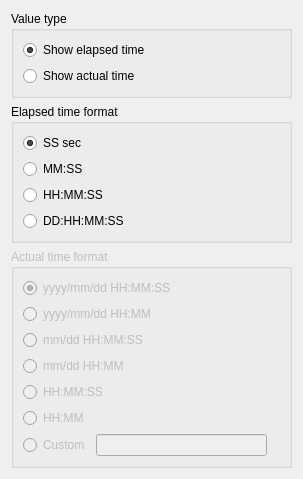
<?xml version="1.0" encoding="UTF-8"?>
<ui version="4.0">
 <class>TimeFormatEditWidget</class>
 <widget class="QWidget" name="TimeFormatEditWidget">
  <property name="geometry">
   <rect>
    <x>0</x>
    <y>0</y>
    <width>303</width>
    <height>406</height>
   </rect>
  </property>
  <property name="windowTitle">
   <string>Form</string>
  </property>
  <layout class="QVBoxLayout" name="verticalLayout_4">
   <item>
    <widget class="QGroupBox" name="valueTypeGroupBox">
     <property name="title">
      <string>Value type</string>
     </property>
     <layout class="QVBoxLayout" name="verticalLayout_2">
      <item>
       <widget class="QRadioButton" name="showElapsedRadioButton">
        <property name="text">
         <string>Show elapsed time</string>
        </property>
        <property name="checked">
         <bool>true</bool>
        </property>
       </widget>
      </item>
      <item>
       <widget class="QRadioButton" name="showActualRadioButton">
        <property name="text">
         <string>Show actual time</string>
        </property>
       </widget>
      </item>
     </layout>
    </widget>
   </item>
   <item>
    <widget class="QGroupBox" name="elapsedTimeFormatgroupBox">
     <property name="title">
      <string>Elapsed time format</string>
     </property>
     <layout class="QVBoxLayout" name="verticalLayout">
      <item>
       <widget class="QRadioButton" name="elapsedSSRadioButton">
        <property name="text">
         <string>SS sec</string>
        </property>
        <property name="checked">
         <bool>true</bool>
        </property>
       </widget>
      </item>
      <item>
       <widget class="QRadioButton" name="elapsedMMSSRadioButton">
        <property name="text">
         <string>MM:SS</string>
        </property>
       </widget>
      </item>
      <item>
       <widget class="QRadioButton" name="elapsedHHMMSSRadioButton">
        <property name="text">
         <string>HH:MM:SS</string>
        </property>
       </widget>
      </item>
      <item>
       <widget class="QRadioButton" name="elapsedDDHHMMSSRadioButton">
        <property name="text">
         <string>DD:HH:MM:SS</string>
        </property>
       </widget>
      </item>
     </layout>
    </widget>
   </item>
   <item>
    <widget class="QGroupBox" name="actualTimeFormatGroupBox">
     <property name="enabled">
      <bool>false</bool>
     </property>
     <property name="title">
      <string>Actual time format</string>
     </property>
     <layout class="QVBoxLayout" name="verticalLayout_3">
      <item>
       <widget class="QRadioButton" name="actualYYYYMMDDHHHHMMSSRadioButton">
        <property name="text">
         <string>yyyy/mm/dd HH:MM:SS</string>
        </property>
        <property name="checked">
         <bool>true</bool>
        </property>
       </widget>
      </item>
      <item>
       <widget class="QRadioButton" name="actualYYYYMMDDHHHHMMRadioButton">
        <property name="text">
         <string>yyyy/mm/dd HH:MM</string>
        </property>
       </widget>
      </item>
      <item>
       <widget class="QRadioButton" name="actualMMDDHHMMSSRadioButton">
        <property name="text">
         <string>mm/dd HH:MM:SS</string>
        </property>
       </widget>
      </item>
      <item>
       <widget class="QRadioButton" name="actualMMDDHHMMRadioButton">
        <property name="text">
         <string>mm/dd HH:MM</string>
        </property>
       </widget>
      </item>
      <item>
       <widget class="QRadioButton" name="actualHHMMSSRadioButton">
        <property name="text">
         <string>HH:MM:SS</string>
        </property>
       </widget>
      </item>
      <item>
       <widget class="QRadioButton" name="actualHHMMRadioButton">
        <property name="text">
         <string>HH:MM</string>
        </property>
       </widget>
      </item>
      <item>
       <layout class="QHBoxLayout" name="horizontalLayout" stretch="0,1,0">
        <item>
         <widget class="QRadioButton" name="actualCustomRadioButton">
          <property name="text">
           <string>Custom</string>
          </property>
         </widget>
        </item>
        <item>
         <widget class="QLineEdit" name="actualCustomLineEdit"/>
        </item>
        <item>
         <widget class="TooltipLabel" name="actualCustomHelpLabel">
          <property name="toolTip">
           <string>&lt;html&gt;&lt;head/&gt;&lt;body&gt;&lt;p&gt;You can use following symbols to define custom time format:&lt;/p&gt;&lt;ul&gt;&lt;li&gt;Year: YYYY, YY&lt;/li&gt;&lt;li&gt;Month: M, MM, MMM, MMMM (MMM for Jan etc., MMMM for January etc.)&lt;/li&gt;&lt;li&gt;Day: d, dd, ddd, dddd (ddd for Mon etc., dddd for Monday etc.)&lt;/li&gt;&lt;li&gt;Hour: H, HH, h, hh (h, hh for AM / PM display)&lt;/li&gt;&lt;li&gt;Minute: m, mm&lt;/li&gt;&lt;li&gt;Second: s, ss&lt;/li&gt;&lt;li&gt;AM / PM: A, a&lt;/li&gt;&lt;/ul&gt;&lt;/body&gt;&lt;/html&gt;</string>
          </property>
          <property name="text">
           <string/>
          </property>
          <property name="pixmap">
           <pixmap resource="../guibase.qrc">:/libs/guibase/images/iconQuestion.svg</pixmap>
          </property>
         </widget>
        </item>
       </layout>
      </item>
     </layout>
    </widget>
   </item>
   <item>
    <spacer name="verticalSpacer">
     <property name="orientation">
      <enum>Qt::Vertical</enum>
     </property>
     <property name="sizeHint" stdset="0">
      <size>
       <width>20</width>
       <height>2</height>
      </size>
     </property>
    </spacer>
   </item>
  </layout>
 </widget>
 <customwidgets>
  <customwidget>
   <class>TooltipLabel</class>
   <extends>QLabel</extends>
   <header>guibase/tooltiplabel.h</header>
  </customwidget>
 </customwidgets>
 <resources>
  <include location="../guibase.qrc"/>
 </resources>
 <connections>
  <connection>
   <sender>showElapsedRadioButton</sender>
   <signal>toggled(bool)</signal>
   <receiver>elapsedTimeFormatgroupBox</receiver>
   <slot>setEnabled(bool)</slot>
   <hints>
    <hint type="sourcelabel">
     <x>57</x>
     <y>35</y>
    </hint>
    <hint type="destinationlabel">
     <x>55</x>
     <y>85</y>
    </hint>
   </hints>
  </connection>
  <connection>
   <sender>showActualRadioButton</sender>
   <signal>toggled(bool)</signal>
   <receiver>actualTimeFormatGroupBox</receiver>
   <slot>setEnabled(bool)</slot>
   <hints>
    <hint type="sourcelabel">
     <x>82</x>
     <y>62</y>
    </hint>
    <hint type="destinationlabel">
     <x>81</x>
     <y>211</y>
    </hint>
   </hints>
  </connection>
  <connection>
   <sender>actualCustomRadioButton</sender>
   <signal>toggled(bool)</signal>
   <receiver>actualCustomLineEdit</receiver>
   <slot>setEnabled(bool)</slot>
   <hints>
    <hint type="sourcelabel">
     <x>66</x>
     <y>373</y>
    </hint>
    <hint type="destinationlabel">
     <x>100</x>
     <y>371</y>
    </hint>
   </hints>
  </connection>
 </connections>
</ui>
